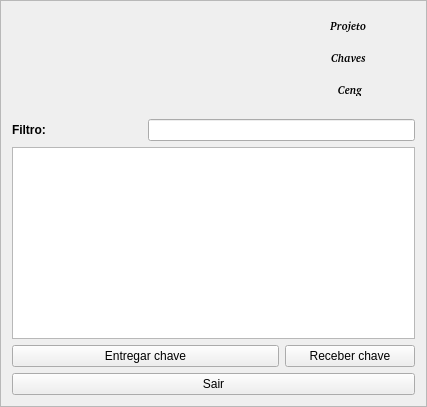
     <widget class="QFrame" name="nivel1">
      <property name="sizePolicy">
       <sizepolicy hsizetype="Expanding" vsizetype="Expanding">
        <horstretch>0</horstretch>
        <verstretch>0</verstretch>
       </sizepolicy>
      </property>
      <property name="frameShape">
       <enum>QFrame::StyledPanel</enum>
      </property>
      <property name="frameShadow">
       <enum>QFrame::Raised</enum>
      </property>
      <layout class="QGridLayout" name="gridLayout_2">
       <item row="0" column="0" colspan="2">
        <widget class="QLabel" name="label_6">
         <property name="text">
          <string>&lt;html&gt;&lt;head/&gt;&lt;body&gt;&lt;p&gt;&lt;img src=&quot;:/logo/logo_ufpel.png&quot;/&gt;&lt;/p&gt;&lt;/body&gt;&lt;/html&gt;</string>
         </property>
        </widget>
       </item>
       <item row="0" column="2">
        <widget class="QLabel" name="label_4">
         <property name="font">
          <font>
           <family>Noto Sans [unknown]</family>
           <pointsize>22</pointsize>
           <weight>75</weight>
           <italic>true</italic>
           <bold>true</bold>
          </font>
         </property>
         <property name="text">
          <string>&lt;html&gt;&lt;head/&gt;&lt;body&gt;&lt;p align=&quot;center&quot;&gt;&lt;span style=&quot; font-size:12pt; vertical-align:sub;&quot;&gt;Projeto &lt;/span&gt;&lt;/p&gt;&lt;p align=&quot;center&quot;&gt;&lt;span style=&quot; font-size:12pt; vertical-align:sub;&quot;&gt;Chaves &lt;/span&gt;&lt;/p&gt;&lt;p align=&quot;center&quot;&gt;&lt;span style=&quot; font-size:12pt; vertical-align:sub;&quot;&gt;Ceng&lt;/span&gt;&lt;/p&gt;&lt;/body&gt;&lt;/html&gt;</string>
         </property>
        </widget>
       </item>
       <item row="1" column="0" colspan="3">
        <spacer name="horizontalSpacer">
         <property name="orientation">
          <enum>Qt::Horizontal</enum>
         </property>
         <property name="sizeHint" stdset="0">
          <size>
           <width>403</width>
           <height>17</height>
          </size>
         </property>
        </spacer>
       </item>
       <item row="2" column="0">
        <widget class="QLabel" name="label_5">
         <property name="sizePolicy">
          <sizepolicy hsizetype="Maximum" vsizetype="Minimum">
           <horstretch>0</horstretch>
           <verstretch>0</verstretch>
          </sizepolicy>
         </property>
         <property name="maximumSize">
          <size>
           <width>16777211</width>
           <height>90</height>
          </size>
         </property>
         <property name="font">
          <font>
           <weight>75</weight>
           <bold>true</bold>
          </font>
         </property>
         <property name="text">
          <string>Filtro:</string>
         </property>
        </widget>
       </item>
       <item row="2" column="1" colspan="2">
        <widget class="QLineEdit" name="lineEdit">
         <property name="sizePolicy">
          <sizepolicy hsizetype="Expanding" vsizetype="Fixed">
           <horstretch>0</horstretch>
           <verstretch>0</verstretch>
          </sizepolicy>
         </property>
        </widget>
       </item>
       <item row="3" column="0" colspan="3">
        <widget class="QTableWidget" name="tableWidget">
         <property name="editTriggers">
          <set>QAbstractItemView::NoEditTriggers</set>
         </property>
         <property name="selectionMode">
          <enum>QAbstractItemView::SingleSelection</enum>
         </property>
         <property name="selectionBehavior">
          <enum>QAbstractItemView::SelectRows</enum>
         </property>
         <property name="columnCount">
          <number>0</number>
         </property>
         <attribute name="horizontalHeaderStretchLastSection">
          <bool>true</bool>
         </attribute>
         <attribute name="verticalHeaderVisible">
          <bool>false</bool>
         </attribute>
        </widget>
       </item>
       <item row="4" column="0" colspan="2">
        <widget class="QPushButton" name="but_entr">
         <property name="sizePolicy">
          <sizepolicy hsizetype="Preferred" vsizetype="Fixed">
           <horstretch>0</horstretch>
           <verstretch>0</verstretch>
          </sizepolicy>
         </property>
         <property name="text">
          <string>Entregar chave</string>
         </property>
        </widget>
       </item>
       <item row="4" column="2">
        <widget class="QPushButton" name="but_rec">
         <property name="text">
          <string>Receber chave</string>
         </property>
        </widget>
       </item>
       <item row="5" column="0" colspan="3">
        <widget class="QPushButton" name="but_sair_2">
         <property name="text">
          <string>Sair</string>
         </property>
        </widget>
       </item>
      </layout>
     </widget>
